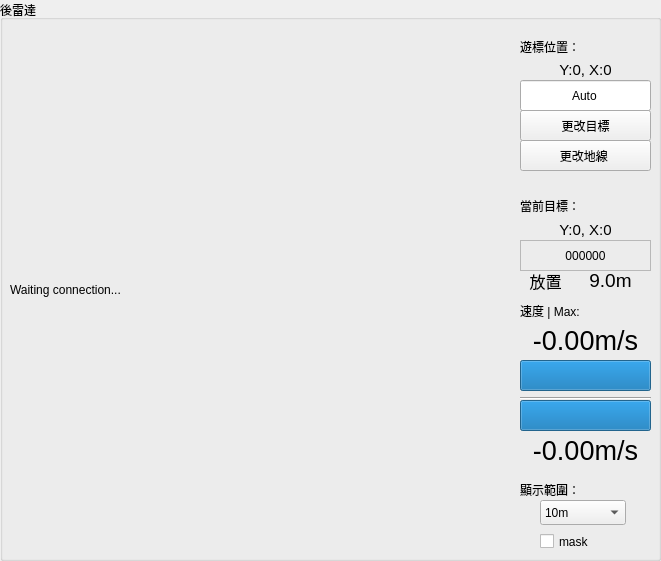
       <widget class="QGroupBox" name="groupBox_15">
        <property name="geometry">
         <rect>
          <x>540</x>
          <y>0</y>
          <width>661</width>
          <height>561</height>
         </rect>
        </property>
        <property name="sizePolicy">
         <sizepolicy hsizetype="Preferred" vsizetype="Preferred">
          <horstretch>0</horstretch>
          <verstretch>0</verstretch>
         </sizepolicy>
        </property>
        <property name="title">
         <string>後雷達</string>
        </property>
        <widget class="QLabel" name="cameraRadarLabel">
         <property name="enabled">
          <bool>true</bool>
         </property>
         <property name="geometry">
          <rect>
           <x>10</x>
           <y>40</y>
           <width>500</width>
           <height>500</height>
          </rect>
         </property>
         <property name="text">
          <string>Waiting connection...</string>
         </property>
        </widget>
        <widget class="QPushButton" name="ChangeTargetButton">
         <property name="geometry">
          <rect>
           <x>520</x>
           <y>110</y>
           <width>131</width>
           <height>31</height>
          </rect>
         </property>
         <property name="text">
          <string>更改目標</string>
         </property>
        </widget>
        <widget class="QLabel" name="autoControlTargetIDLabel">
         <property name="geometry">
          <rect>
           <x>520</x>
           <y>240</y>
           <width>131</width>
           <height>31</height>
          </rect>
         </property>
         <property name="frameShape">
          <enum>QFrame::StyledPanel</enum>
         </property>
         <property name="frameShadow">
          <enum>QFrame::Plain</enum>
         </property>
         <property name="text">
          <string>000000</string>
         </property>
         <property name="alignment">
          <set>Qt::AlignCenter</set>
         </property>
        </widget>
        <widget class="QLineEdit" name="changeTargetIDLineEdit">
         <property name="geometry">
          <rect>
           <x>520</x>
           <y>80</y>
           <width>131</width>
           <height>31</height>
          </rect>
         </property>
         <property name="text">
          <string>Auto</string>
         </property>
         <property name="maxLength">
          <number>7</number>
         </property>
         <property name="frame">
          <bool>true</bool>
         </property>
         <property name="alignment">
          <set>Qt::AlignCenter</set>
         </property>
        </widget>
        <widget class="QLabel" name="label_2">
         <property name="geometry">
          <rect>
           <x>520</x>
           <y>190</y>
           <width>141</width>
           <height>31</height>
          </rect>
         </property>
         <property name="text">
          <string>當前目標：</string>
         </property>
        </widget>
        <widget class="QLabel" name="mouseCursorPositionLabel">
         <property name="geometry">
          <rect>
           <x>520</x>
           <y>60</y>
           <width>131</width>
           <height>20</height>
          </rect>
         </property>
         <property name="font">
          <font>
           <pointsize>11</pointsize>
          </font>
         </property>
         <property name="text">
          <string>Y:0, X:0</string>
         </property>
         <property name="alignment">
          <set>Qt::AlignCenter</set>
         </property>
        </widget>
        <widget class="QLabel" name="label_17">
         <property name="geometry">
          <rect>
           <x>520</x>
           <y>36</y>
           <width>141</width>
           <height>21</height>
          </rect>
         </property>
         <property name="text">
          <string>遊標位置：</string>
         </property>
        </widget>
        <widget class="QLabel" name="label_19">
         <property name="geometry">
          <rect>
           <x>520</x>
           <y>480</y>
           <width>111</width>
           <height>20</height>
          </rect>
         </property>
         <property name="text">
          <string>顯示範圍：</string>
         </property>
        </widget>
        <widget class="QLabel" name="autoControlTargetPositionLabel">
         <property name="geometry">
          <rect>
           <x>520</x>
           <y>220</y>
           <width>131</width>
           <height>20</height>
          </rect>
         </property>
         <property name="font">
          <font>
           <pointsize>11</pointsize>
          </font>
         </property>
         <property name="text">
          <string>Y:0, X:0</string>
         </property>
         <property name="alignment">
          <set>Qt::AlignCenter</set>
         </property>
        </widget>
        <widget class="QCheckBox" name="radarMapMaskCheckBox">
         <property name="geometry">
          <rect>
           <x>540</x>
           <y>530</y>
           <width>71</width>
           <height>23</height>
          </rect>
         </property>
         <property name="text">
          <string>mask</string>
         </property>
        </widget>
        <widget class="QLabel" name="targetSpeedLabel">
         <property name="geometry">
          <rect>
           <x>520</x>
           <y>320</y>
           <width>131</width>
           <height>41</height>
          </rect>
         </property>
         <property name="font">
          <font>
           <pointsize>20</pointsize>
          </font>
         </property>
         <property name="text">
          <string>-0.00m/s</string>
         </property>
         <property name="alignment">
          <set>Qt::AlignCenter</set>
         </property>
        </widget>
        <widget class="QLabel" name="targetDistanceLabel">
         <property name="geometry">
          <rect>
           <x>570</x>
           <y>270</y>
           <width>81</width>
           <height>21</height>
          </rect>
         </property>
         <property name="font">
          <font>
           <pointsize>14</pointsize>
           <underline>false</underline>
          </font>
         </property>
         <property name="text">
          <string>9.0m</string>
         </property>
         <property name="alignment">
          <set>Qt::AlignCenter</set>
         </property>
        </widget>
        <widget class="QLabel" name="label_31">
         <property name="geometry">
          <rect>
           <x>520</x>
           <y>300</y>
           <width>101</width>
           <height>21</height>
          </rect>
         </property>
         <property name="text">
          <string>速度 | Max:</string>
         </property>
        </widget>
        <widget class="QProgressBar" name="targetSpeedProgressBar">
         <property name="enabled">
          <bool>true</bool>
         </property>
         <property name="geometry">
          <rect>
           <x>520</x>
           <y>360</y>
           <width>131</width>
           <height>31</height>
          </rect>
         </property>
         <property name="value">
          <number>100</number>
         </property>
         <property name="textVisible">
          <bool>false</bool>
         </property>
         <property name="orientation">
          <enum>Qt::Horizontal</enum>
         </property>
         <property name="invertedAppearance">
          <bool>false</bool>
         </property>
         <property name="textDirection">
          <enum>QProgressBar::TopToBottom</enum>
         </property>
         <property name="format">
          <string>%p%</string>
         </property>
        </widget>
        <widget class="QProgressBar" name="recmdTargetSpeedProgressBar">
         <property name="enabled">
          <bool>true</bool>
         </property>
         <property name="geometry">
          <rect>
           <x>520</x>
           <y>400</y>
           <width>131</width>
           <height>31</height>
          </rect>
         </property>
         <property name="value">
          <number>100</number>
         </property>
         <property name="textVisible">
          <bool>false</bool>
         </property>
         <property name="orientation">
          <enum>Qt::Horizontal</enum>
         </property>
         <property name="invertedAppearance">
          <bool>false</bool>
         </property>
         <property name="textDirection">
          <enum>QProgressBar::TopToBottom</enum>
         </property>
         <property name="format">
          <string>%p%</string>
         </property>
        </widget>
        <widget class="QLabel" name="recmdTargetSpeedLabel">
         <property name="geometry">
          <rect>
           <x>520</x>
           <y>430</y>
           <width>131</width>
           <height>41</height>
          </rect>
         </property>
         <property name="font">
          <font>
           <pointsize>20</pointsize>
          </font>
         </property>
         <property name="text">
          <string>-0.00m/s</string>
         </property>
         <property name="alignment">
          <set>Qt::AlignCenter</set>
         </property>
        </widget>
        <widget class="Line" name="line_3">
         <property name="geometry">
          <rect>
           <x>520</x>
           <y>390</y>
           <width>131</width>
           <height>16</height>
          </rect>
         </property>
         <property name="orientation">
          <enum>Qt::Horizontal</enum>
         </property>
        </widget>
        <widget class="QLabel" name="placeCollectModeLabel">
         <property name="geometry">
          <rect>
           <x>520</x>
           <y>270</y>
           <width>51</width>
           <height>21</height>
          </rect>
         </property>
         <property name="font">
          <font>
           <pointsize>12</pointsize>
           <underline>false</underline>
          </font>
         </property>
         <property name="text">
          <string>放置</string>
         </property>
         <property name="alignment">
          <set>Qt::AlignCenter</set>
         </property>
        </widget>
        <widget class="QPushButton" name="ChangeRoadmarkButton">
         <property name="geometry">
          <rect>
           <x>520</x>
           <y>140</y>
           <width>131</width>
           <height>31</height>
          </rect>
         </property>
         <property name="text">
          <string>更改地線 </string>
         </property>
        </widget>
        <widget class="QComboBox" name="radarZoomComboBox">
         <property name="geometry">
          <rect>
           <x>540</x>
           <y>500</y>
           <width>86</width>
           <height>25</height>
          </rect>
         </property>
         <property name="currentIndex">
          <number>1</number>
         </property>
         <item>
          <property name="text">
           <string>5m</string>
          </property>
         </item>
         <item>
          <property name="text">
           <string>10m</string>
          </property>
         </item>
         <item>
          <property name="text">
           <string>20m</string>
          </property>
         </item>
        </widget>
       </widget>
